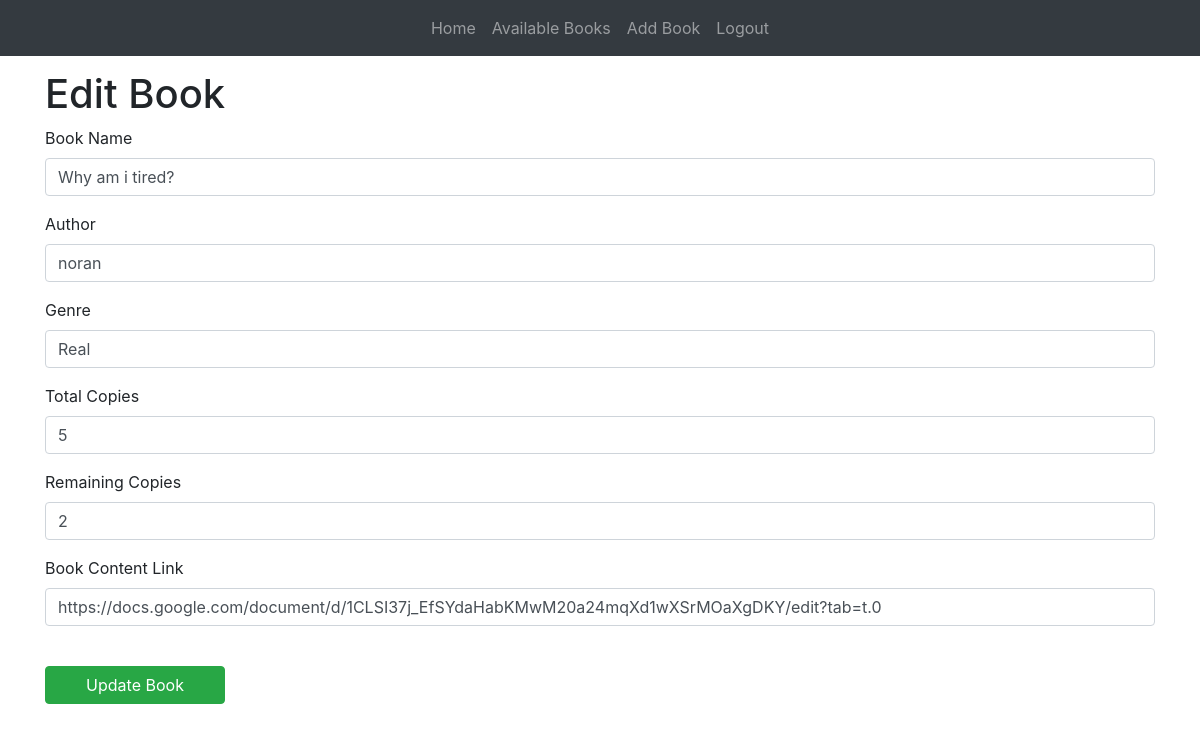
The page /edit-book/2 (signed in) on the database its author committed.
### website/models.py (models this page shows)
class Book(db.Model):
    id = db.Column(db.Integer, primary_key=True)  # a reference ID
    name = db.Column(db.String(150), nullable=False)  # a title
    author = db.Column(db.String(150), nullable=False)  # an author
    genre = db.Column(db.String(50), nullable=True)  # genre (optional)
    copies = db.Column(db.Integer, nullable=False)  # number of total copies
    remaining_copies = db.Column(db.Integer, nullable=False)  # number of remaining copies
    content_link = db.Column(db.String(500), nullable=True)  # link to access the book (optional)
    borrowed_books = db.relationship('BorrowedBook', backref='book')# relationship to track borrow records for this book

### website/views.py (the view, shortened to what this page needs)
@views.route('/edit-book/<int:book_id>', methods=['GET', 'POST'])
@login_required
def edit_book(book_id):
    if not current_user.is_admin:
        flash("You do not have permission to access this page.", category='error')
        return redirect(url_for('views.home'))
    book = Book.query.get(book_id)
    if not book:
        flash("Book not found.", category='error')
        return redirect(url_for('views.book_list'))
    return render_template('edit_book.html', book=book)

### website/templates/edit_book.html (shortened to what this page needs)
{% extends "base.html" %}
{% block content %}
<h1>Edit Book</h1>
<form method="POST">
    <div class="form-group">
        <label for="name">Book Name</label>
        <input
            type="text"
            id="name"
            name="name"
            class="form-control"
            value="{{ book.name }}"
            required
        />
    </div>
    <div class="form-group">
        <label for="author">Author</label>
        <input
            type="text"
            id="author"
            name="author"
            class="form-control"
            value="{{ book.author }}"
            required
        />
    </div>
    <div class="form-group">
        <label for="genre">Genre</label>
        <input
            type="text"
            id="genre"
            name="genre"
            class="form-control"
            value="{{ book.genre }}"
        />
    </div>
    <div class="form-group">
        <label for="copies">Total Copies</label>
        <input
            type="number"
            id="copies"
            name="copies"
            class="form-control"
            value="{{ book.copies }}"
            required
        />
    </div>
    <div class="form-group">
        <label for="remaining_copies">Remaining Copies</label>
        <input
            type="number"
            id="remaining_copies"
            name="remaining_copies"
            class="form-control"
            value="{{ book.remaining_copies }}"
            required
        />
    </div>
    <div class="form-group">
        <label for="content_link">Book Content Link</label>
        <input
            type="url"
            id="content_link"
            name="content_link"
            class="form-control"
            value="{{ book.content_link }}"
        />
    </div>
    <br />
    <button type="submit" class="btn btn-success">Update Book</button>
</form>
{% endblock %}

### website/templates/base.html (style rules this page uses)
body { padding-top: 70px; }
button { font-family: inherit; font-size: 20px; background: royalblue; color: white; padding: 0.9em 1.5em; display: flex; align-items: center; justify-content: center; border: none; border-radius: 16px; overflow: hidden; transition: all 0.2s; cursor: pointer; position: relative; width: 180px; }

### rows shown on the page
Book: name "Why am i tired?", author "noran", genre "Real", copies "5", remaining_copies "2", content_link "https://docs.google.com/document/d/1CLSI37j_EfSYdaHabKMwM20a24mqXd1wXSrMOaXgDKY/edit?tab=t.0"
